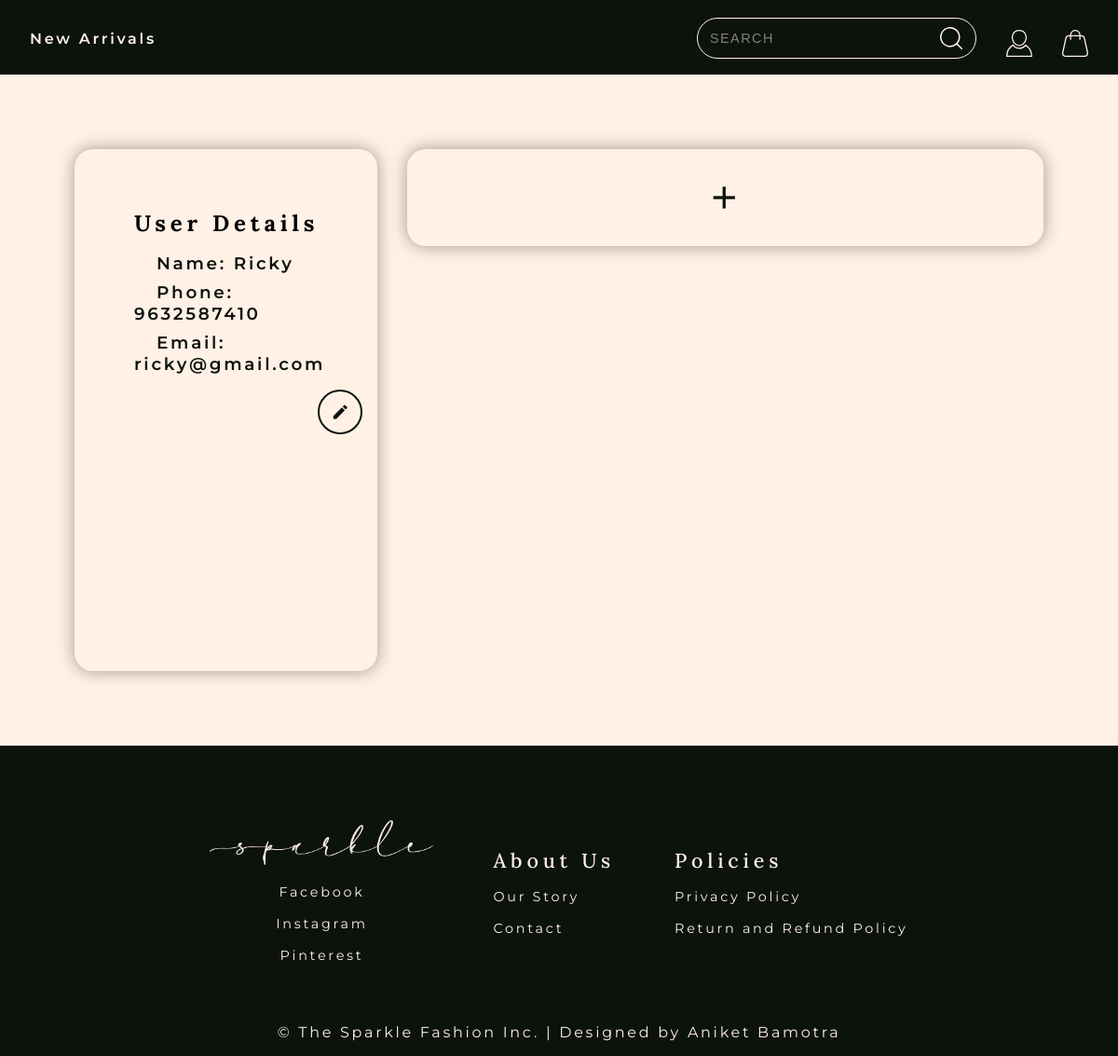
/profile, run on the app's committed database.
### store/models/customer.py (models this page shows, shortened)
class Customer(models.Model):
    first_name = models.CharField(max_length=50)
    last_name = models.CharField(max_length=50)
    phone = models.CharField(max_length=15)
    email = models.EmailField()
    password = models.CharField(max_length=500)

### store/views/home.py (the view)
# urls.py: path('profile', profile, name='profile'),
def profile(request):
    context = {
        'user' : Customer.objects.get(id=2),
    }
    return render(request, 'profile.html', context)

### store/templates/profile.html (shortened to what this page needs)
{% extends 'base.html' %}
{% load static %}
{% block content %}
<header id="d_header">
    <nav>
        <a href="/store" class="sans left_link">New Arrivals</a>
        <a href="/cart" class="sans right-link"><img src="{% static 'icons/light bag.svg' %}" alt="Shopping Bag" style="height: 1.8rem;"></a>
        <a href="#" class="sans right-link" id="profile"><img src="{% static 'icons/light profile.svg' %}" alt="User Profile" style="height: 1.8rem;"></a>
        <div class="search__container right-link">
            <input class="search__input" type="text" placeholder="Search">
        </div>
    </nav>
</header>
<section class="user_data">
    <div class="user_info">
        <h4 class="user_info_title serif">User Details</h4>
        <form method="post" class="user_info_grid">
            <div class="name_field">
                <label for="name" class="sans">Name: <span>{{user.first_name}}</span></label><br>
            </div>
            <div class="ph_field">
                <label for="phone" class="sans">Phone: {{user.phone}}</label><br>
            </div>
            <div class="email_field">
                <label for="email" class="sans">Email: {{user.email}}</label><br>
            </div>
            <div class="edit_btn">
                <button class="material-icons-outlined">edit</button>
            </div>
        </form>
    </div>
    <div class="add_container">
        <div class="user_add add_add">
            <p class="sans"><span id="plus" class="material-icons-outlined">add</span></p>
        </div>
    </div>
</section>
{% endblock %}

### store/static/style.css (style rules this page uses)
:root { --light-color-100: 240, 239, 235; --light-color: 255, 241, 230; --accent-color-100: 221, 190, 169; --accent-color: 203, 153, 126; --dark-color: 12, 18, 12; --serif: "Lora", serif; --sans: "Montserrat", sans-serif; }
* { margin: 0; padding: 0; box-sizing: border-box; }
body { background-color: rgb(var(--light-color)); overflow-x: hidden; }
.serif { font-family: var(--serif); font-size: 3ch; letter-spacing: 0.3rem; }
.sans { font-family: var(--sans); font-size: 2ch; letter-spacing: 0.17rem; color: rgb(var(--dark-color)); }
header { display: block; position: absolute; width: 100%; height: 5rem; }
.left_link { float: left; margin: 2rem; }
.right-link { float: right; margin: 2rem 2rem 2rem 0rem; }
.left_link, .right-link { text-decoration: none; font-weight: 600; color: rgb(var(--light-color)); }
.search__input { width: 25vw; padding: 0.8rem; position: relative; bottom: 0.8rem; z-index: 10; background-color: transparent; transition: transform 250ms ease-in-out; font-size: 1.8ch; color: rgb(var(--light-color)); background-color: transparent; background-image: url("/icons/light\ search.svg"); background-size: 1.5rem; background-repeat: no-repeat; background-position: 95% center; border-radius: 50px; border: 1px solid rgb(var(--light-color)); transition: all 250ms ease-in-out; backface-visibility: hidden; transform-style: preserve-3d; }
.search__input::placeholder { color: rgb(var(--light-color), 0.5); text-transform: uppercase; letter-spacing: 1.5px; }
#d_header { background-color: rgb(var(--dark-color)); position: relative; }
.delete_item_btn, .save_item_btn, .fav_page_btn .a_btn, .order_page_btn .a_btn, .print_item_btn, .edit_btn { display: inline-block; }
.delete_item_btn .material-icons-outlined, .save_item_btn .material-icons-outlined, .print_item_btn .material-icons, .edit_btn .material-icons-outlined, .close_btn .material-icons-outlined { background-color: rgb(var(--light-color)); font-family: "Material Icons"; color: rgb(var(--dark-color)); border: 2px solid rgb(var(--dark-color)); border-radius: 50px; width: 3rem; height: 3rem; font-size: 2.5ch; cursor: pointer; }
.email_field { grid-area: ef; }
.email_field label, .pass_field label, .rmf label, .name_field label, .ph_field label { font-weight: 600; margin: 1.5rem; font-size: 2.3ch; }
.name_field { grid-area: nf; }
.ph_field { grid-area: phf; }
.user_data { display: grid; grid-template-columns: repeat(9, 1fr); grid-template-rows: minmax(2, 50vh); grid-template-areas: "user_info user_info user_info user_add user_add user_add user_add user_add user_add" "user_info user_info user_info user_add user_add user_add user_add user_add user_add" "user_info user_info user_info odr_btn odr_btn odr_btn fav_pg_btn fav_pg_btn fav_pg_btn"; grid-gap: 2rem; padding: 0 5rem; margin: 5rem 0; }
.user_info { grid-area: user_info; padding: 4rem 1rem 1rem 4rem; border-radius: 20px; box-shadow: 0px 0px 17px 1px rgba(0, 0, 0, 0.34); height: 35rem; width: 100%; position: sticky; }
.user_info_title { margin-bottom: 1rem; }
.user_info form { display: grid; grid-template-columns: repeat(4, 1fr); grid-template-rows: minmax(5, 100px); grid-template-areas: "nf nf nf nf" "phf phf phf phf" "ef ef ef ef" "pf pf pf pf" ". . . edit_btn"; grid-gap: 0.5rem; width: 100%; }
.user_info_grid .edit_btn { grid-area: edit_btn; justify-self: end; align-self: flex-end; }
.add_container { grid-area: user_add; display: flex; flex-wrap: wrap; gap: 2rem; }
.user_add { display: grid; grid-template-columns: repeat(4, 1fr); grid-template-rows: minmax(4, 100px); grid-gap: 1rem; padding: 2rem 3rem; border-radius: 20px; box-shadow: 0px 0px 17px 1px rgba(0, 0, 0, 0.34); }
.add_add { display: flex; justify-content: center; align-items: center; width: 100%; }
.add_add p { font-family: "Material Icons"; font-size: 5ch; }

### store/templates/base.html (style rules this page uses)
nav { background-color: white; }

### data on the page
Customer: first_name "Ricky", phone "9632587410", email "ricky@gmail.com"
